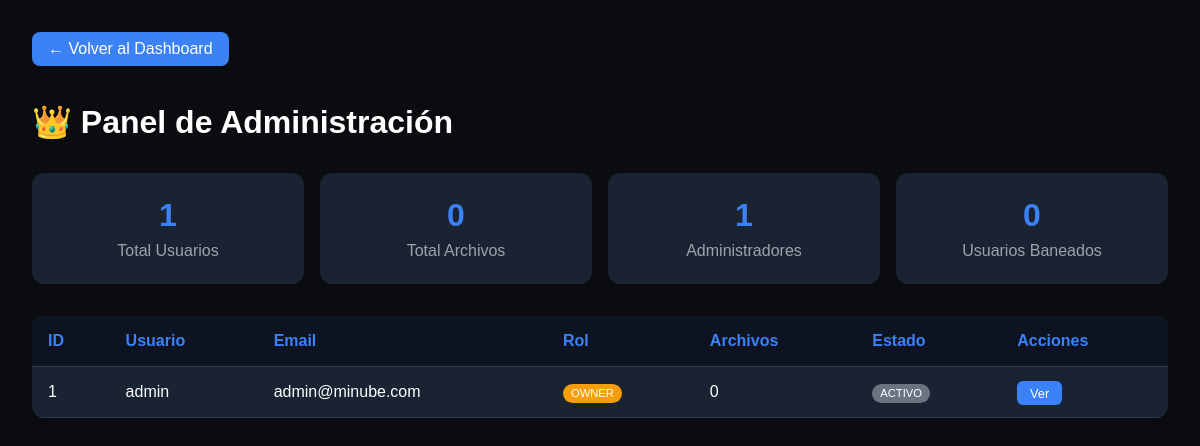
The page /admin (signed in) on the database its author committed.
### app.py (models this page shows, shortened)
class User(UserMixin, db.Model):
    id = db.Column(db.Integer, primary_key=True)
    username = db.Column(db.String(80), unique=True, nullable=False)
    email = db.Column(db.String(120), unique=True, nullable=False)
    password = db.Column(db.String(200), nullable=False)
    role = db.Column(db.String(20), default='user')  # user, admin, owner
    is_banned = db.Column(db.Boolean, default=False)
    ban_reason = db.Column(db.String(200), nullable=True)
    ban_until = db.Column(db.DateTime, nullable=True)
    avatar = db.Column(db.String(200), default='default.png')
    created_at = db.Column(db.DateTime, default=datetime.utcnow)
    last_login = db.Column(db.DateTime, nullable=True)
    files = db.relationship('File', backref='owner', lazy=True)
    def is_admin(self):
        return self.role in ['admin', 'owner']
    def is_banned_active(self):
        if not self.is_banned:
            return False

### app.py (the view)
@app.route('/admin')
@login_required
@admin_required
def admin_panel():
    if current_user.is_banned_active():
        logout_user()
        flash('Tu cuenta está suspendida', 'error')
        return redirect(url_for('login'))
    total_users = User.query.count()
    total_files = File.query.count()
    total_admins = User.query.filter(User.role.in_(['admin', 'owner'])).count()
    total_banned = User.query.filter_by(is_banned=True).count()
    users = User.query.order_by(User.created_at.desc()).all()
    logs = AdminLog.query.order_by(AdminLog.timestamp.desc()).limit(50).all()
    return render_template('admin_panel.html',
                         total_users=total_users,
                         total_files=total_files,
                         total_admins=total_admins,
                         total_banned=total_banned,
                         users=users,
                         logs=logs)

### app.py (called while the page is built)
@login_manager.user_loader
def load_user(user_id):
    user = User.query.get(int(user_id))
    if user and user.is_banned_active():
        return None
    return user

def admin_required(f):
    from functools import wraps
    @wraps(f)
    def decorated(*args, **kwargs):
        if not current_user.is_authenticated or not current_user.is_admin():
            flash('Acceso denegado. Se requieren permisos de administrador.', 'error')
            return redirect(url_for('dashboard'))
        return f(*args, **kwargs)
    return decorated

### templates/admin_panel.html (shortened to what this page needs)
<!DOCTYPE html>
<html>
<head>
</head>
<body>
    <div class="container">
        <a href="{{ url_for('dashboard') }}" class="back-btn">← Volver al Dashboard</a>
        <h1>👑 Panel de Administración</h1>
        <div class="stats">
            <div class="stat-card">
                <div class="stat-number">{{ total_users }}</div>
                <div class="stat-label">Total Usuarios</div>
            </div>
            <div class="stat-card">
                <div class="stat-number">{{ total_files }}</div>
                <div class="stat-label">Total Archivos</div>
            </div>
            <div class="stat-card">
                <div class="stat-number">{{ total_admins }}</div>
                <div class="stat-label">Administradores</div>
            </div>
            <div class="stat-card">
                <div class="stat-number">{{ total_banned }}</div>
                <div class="stat-label">Usuarios Baneados</div>
            </div>
        </div>
        <div class="table-container">
            <table>
                <thead>
                    <tr>
                        <th>ID</th>
                        <th>Usuario</th>
                        <th>Email</th>
                        <th>Rol</th>
                        <th>Archivos</th>
                        <th>Estado</th>
                        <th>Acciones</th>
                    </tr>
                </thead>
                <tbody>
                    {% for user in users %}
                    <tr>
                        <td>{{ user.id }}</td>
                        <td>{{ user.username }}</td>
                        <td>{{ user.email }}</td>
                        <td>
                            <span class="badge badge-{{ user.role }}">
                                {{ user.role|upper }}
                            </span>
                        </td>
                        <td>{{ user.files|length }}</td>
                        <td>
                            {% if user.is_banned_active() %}
                                <span class="badge badge-banned">BANEADO</span>
                            {% else %}
                                <span class="badge badge-user">ACTIVO</span>
                            {% endif %}
                        </td>
                        <td>
                            <a href="{{ url_for('admin_user_detail', user_id=user.id) }}" class="btn btn-view">Ver</a>
                        </td>
                    </tr>
                    {% endfor %}
                </tbody>
            </table>
        </div>
    </div>
</body>
</html>

### templates/admin_panel.html (style rules this page uses)
body { font-family: Arial, sans-serif; background: #0a0c10; margin: 0; padding: 2rem; }
.container { max-width: 1400px; margin: 0 auto; }
h1 { color: white; margin-bottom: 2rem; }
.stats { display: grid; grid-template-columns: repeat(4, 1fr); gap: 1rem; margin-bottom: 2rem; }
.stat-card { background: #1a2332; padding: 1.5rem; border-radius: 12px; text-align: center; }
.stat-number { font-size: 2rem; font-weight: bold; color: #3b82f6; }
.stat-label { color: #9ca3af; margin-top: 0.5rem; }
.table-container { background: #1a2332; border-radius: 12px; overflow-x: auto; }
table { width: 100%; border-collapse: collapse; }
th, td { padding: 1rem; text-align: left; border-bottom: 1px solid #2d3a4a; color: white; }
th { background: #0d1320; color: #3b82f6; }
.btn { padding: 0.3rem 0.8rem; border-radius: 6px; text-decoration: none; font-size: 0.8rem; }
.btn-view { background: #3b82f6; color: white; }
.badge { padding: 0.2rem 0.5rem; border-radius: 20px; font-size: 0.7rem; }
.badge-user { background: #6b7280; }
.badge-owner { background: #f59e0b; }
.back-btn { display: inline-block; margin-bottom: 1rem; padding: 0.5rem 1rem; background: #3b82f6; color: white; text-decoration: none; border-radius: 8px; }

### rows shown on the page
User: id "1", username "admin", email "admin@minube.com", role "OWNER", files|length "0", is_banned "ACTIVO"

### other values the page prints
{{ total_users }} "1"
{{ total_files }} "0"
{{ total_admins }} "1"
{{ total_banned }} "0"
